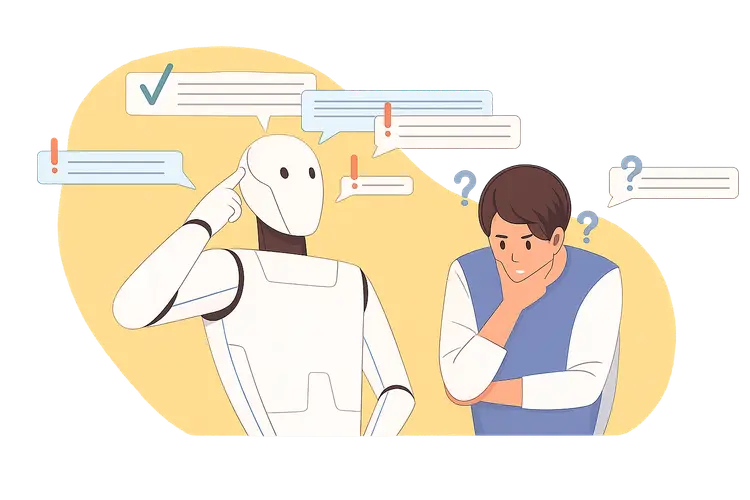
#> input picture frontend/.next/dev/cache/images/7q58CKzg7CNOY7ApJglathxj9_qNiTQ9TF8xDW1J9GE/14400.1782273585156.MlfGrf5TFdXEvrw17TzLQF3LCq52mcF9yDaaZwYTH5E.Vy8iMjNhODUwLTE5ZWY2ZWNiYzRhIg.webp, 750 x 500 px
$ python pipeline_comparacao.py --input ../frontend/.next/dev/cache/images/7q58CKzg7CNOY7ApJglathxj9_qNiTQ9TF8xDW1J9GE/14400.1782273585156.MlfGrf5TFdXEvrw17TzLQF3LCq52mcF9yDaaZwYTH5E.Vy8iMjNhODUwLTE5ZWY2ZWNiYzRhIg.webp
#> lines starting #> are read from the running program, lines starting #| are printed output that depends on the picture
### python/pipeline_ela.py
import argparse
import io
import json
from pathlib import Path

import numpy as np
import matplotlib.pyplot as plt

from PIL import Image, ImageChops, ImageEnhance
from matplotlib.patches import FancyBboxPatch

QUALIDADE_ELA  = 90
AMPLIFICACAO   = 10
TAMANHO_RESIZE = (224, 224)

LIMIAR_BRILHO_SUSPEITO = 4.5


def _carregar_imagem(caminho: str) -> Image.Image:
    """
    Abre a imagem e converte para RGB.
    """
    return Image.open(caminho).convert("RGB")


def _aplicar_resize(imagem: Image.Image) -> Image.Image:
    """
    Padroniza o tamanho da imagem.
    """
    return imagem.resize(
        TAMANHO_RESIZE,
        Image.LANCZOS
    )


def _aplicar_grayscale(imagem: Image.Image) -> Image.Image:
    """
    Converte para escala de cinza mantendo 3 canais.
    """
    return imagem.convert("L").convert("RGB")

def _calcular_ela(
    imagem: Image.Image
) -> tuple:
    """
    Recomprime a imagem em JPEG e calcula
    a diferença pixel a pixel.

    Regiões com diferenças maiores aparecem
    mais destacadas na imagem ELA.

    Retorna:
        ela_visivel  — diferença amplificada visualmente
        brilho_medio — média do brilho da diferença
    """

    buffer = io.BytesIO()

    imagem.save(
        buffer,
        format="JPEG",
        quality=QUALIDADE_ELA
    )

    buffer.seek(0)

    recomprimida = Image.open(
        buffer
    ).convert("RGB")

    diferenca = ImageChops.difference(
        imagem,
        recomprimida
    )

    brilho_medio = float(
        np.array(diferenca).mean()
    )

    ela_visivel = ImageEnhance.Brightness(
        diferenca
    ).enhance(
        AMPLIFICACAO
    )

    return (
        ela_visivel,
        round(brilho_medio, 2)
    )

def _calcular_veredito(
    brilho: float
) -> tuple:
    """
    O veredito é baseado somente no brilho médio do ELA.

    Brilho baixo:
        POSSIVELMENTE AUTÊNTICA

    Brilho intermediário:
        INCONCLUSIVA

    Brilho alto:
        POSSIVELMENTE MANIPULADA

    Retorna:
        veredito
        cor
        pontos
        detalhes
    """

    if brilho < 4.0:

        return (
            "POSSIVELMENTE\nAUTÊNTICA",
            "#2e7d32",
            0,
            []
        )

    elif brilho < 6.0:

        return (
            "INCONCLUSIVA",
            "#e65100",
            1,
            [f"ELA intermediário ({brilho})"]
        )

    else:

        return (
            "POSSIVELMENTE\nMANIPULADA",
            "#b71c1c",
            2,
            [f"ELA elevado ({brilho})"]
        )

def _gerar_figura(
    original,
    grayscale,
    ela,
    brilho,
    veredito,
    cor,
    nome
) -> plt.Figure:
    """
    Gera relatório visual com 4 painéis:

        original
        grayscale
        ELA
        veredito
    """

    fig = plt.figure(
        figsize=(4, 4)
    )

    fig.patch.set_facecolor(
        "#f5f5f5"
    )

    fig.suptitle(
        f"Análise ELA",
        fontsize=10,
        fontweight="bold",
        color="black"
    )

    ax1 = fig.add_subplot(
        2,
        2,
        1
    )

    ax1.imshow(
        original
    )

    ax1.set_title(
        "Original",
        fontsize=10,
        color="black"
    )

    ax1.axis("off")

    ax2 = fig.add_subplot(
        2,
        2,
        2
    )

    ax2.imshow(
        grayscale,
        cmap="gray"
    )

    ax2.set_title(
        "Grayscale",
        fontsize=10,
        color="black"
    )

    ax2.axis("off")

    ax3 = fig.add_subplot(
        2,
        2,
        3
    )

    ax3.imshow(
        ela
    )

    ax3.set_title(
        f"ELA\nbrilho: {brilho}",
        fontsize=10,
        color="black"
    )

    ax3.axis("off")

    ax4 = fig.add_subplot(
        2,
        2,
        4
    )

    ax4.set_facecolor(
        cor
    )

    ax4.set_xlim(
        0,
        1
    )

    ax4.set_ylim(
        0,
        1
    )

    ax4.add_patch(
        FancyBboxPatch(
            (0, 0),
            1,
            1,
            boxstyle="square,pad=0",
            facecolor=cor,
            transform=ax4.transAxes,
            zorder=0
        )
    )

    ax4.text(
        0.5,
        0.60,
        veredito,
        color="black",
        fontsize=11,
        fontweight="bold",
        ha="center",
        va="center",
        multialignment="center",
        zorder=1
    )

    ax4.text(
        0.5,
        0.25,
        f"Brilho ELA: {brilho}",
        color="black",
        fontsize=8,
        ha="center",
        va="center",
        zorder=1
    )

    ax4.text(
        0.5,
        0.12,
        "indicativo — não conclusivo",
        color="black",
        fontsize=7,
        ha="center",
        va="center",
        zorder=1
    )

    ax4.set_title(
        "Veredito",
        fontsize=10,
        color="black"
    )

    ax4.axis("off")

    plt.tight_layout(rect=(0, 0, 1, 0.96))

    return fig

def processar_ela(
    caminho: str
) -> dict:
    """
    Processa uma imagem somente com:

        - Resize
        - Grayscale
        - ELA
        - Brilho médio
        - Veredito

    Retorna um dicionário com os resultados.
    """

    nome = (
        caminho
        .split("/")[-1]
        .split("\\")[-1]
    )

    imagem = _carregar_imagem(
        caminho
    )

    imagem = _aplicar_resize(
        imagem
    )

    grayscale = _aplicar_grayscale(
        imagem
    )

    ela, brilho = _calcular_ela(
        imagem
    )

    veredito, cor, pontos, detalhes = (
        _calcular_veredito(
            brilho
        )
    )

    figura = _gerar_figura(
        imagem,
        grayscale,
        ela,
        brilho,
        veredito,
        cor,
        nome
    )

    return {
        "imagem_original": imagem,
        "imagem_ela": ela,
        "imagem_grayscale": grayscale,
        "brilho_medio": brilho,
        "veredito": veredito.replace(
            "\n",
            " "
        ),
        "cor_veredito": cor,
        "pontos": pontos,
        "detalhes": detalhes,
        "figura": figura
    }

# [29 lines left out: functions _salvar_figura, _executar_cli, not called in this run]


# [45 lines that do not run on import are left out]

### python/pipeline_gradiente.py
import argparse
import json
from pathlib import Path

import numpy as np
import matplotlib.pyplot as plt
from PIL import Image
from matplotlib.patches import FancyBboxPatch

TAMANHO_RESIZE = (224, 224)

# Limiares para o veredito
LIMIAR_PCA_SUSPEITO = 1.5
LIMIAR_MAGNITUDE_SUSPEITA = 30.0

def _carregar_imagem(caminho: str) -> Image.Image:
    """
    Abre a imagem e converte para RGB.
    """
    return Image.open(caminho).convert("RGB")


def _aplicar_resize(imagem: Image.Image) -> Image.Image:
    """
    Padroniza o tamanho da imagem.
    """
    return imagem.resize(TAMANHO_RESIZE, Image.LANCZOS)


def _aplicar_grayscale(imagem: Image.Image) -> Image.Image:
    """
    Converte para escala de cinza mantendo 3 canais.
    """
    return imagem.convert("L").convert("RGB")

def _calcular_luminancia(imagem: Image.Image) -> np.ndarray:

    arr = np.array(
        imagem,
        dtype=np.float32
    )

    return (
        0.2126 * arr[:, :, 0] +
        0.7152 * arr[:, :, 1] +
        0.0722 * arr[:, :, 2]
    )


def _calcular_gradientes(
    luminancia: np.ndarray
) -> tuple:

    gx = np.diff(
        luminancia,
        axis=1
    )

    gy = np.diff(
        luminancia,
        axis=0
    )

    gx = gx[:gx.shape[0] - 1, :]

    gy = gy[:, :gy.shape[1] - 1]

    return gx, gy


def _calcular_pca(
    gx: np.ndarray,
    gy: np.ndarray
) -> tuple:


    M = np.column_stack([
        gx.flatten(),
        gy.flatten()
    ])

    M = M - M.mean(axis=0)

    C = (
        M.T @ M
    ) / M.shape[0]

    autovalores = np.sort(
        np.linalg.eigvalsh(C)
    )[::-1]

    razao = (
        autovalores[0] /
        (autovalores[1] + 1e-10)
    )

    magnitude = float(
        np.sqrt(
            gx**2 + gy**2
        ).mean()
    )

    return (
        round(float(razao), 2),
        round(magnitude, 2)
    )


def _gerar_imagem_gradiente(
    gx: np.ndarray,
    gy: np.ndarray
) -> Image.Image:
    """
    Gera a imagem visual do campo de gradiente.
    """

    magnitude = np.sqrt(
        gx**2 + gy**2
    )

    # Evita divisão por zero
    if magnitude.max() == 0:
        magnitude_norm = np.zeros_like(
            magnitude,
            dtype=np.uint8
        )
    else:
        magnitude_norm = (
            magnitude /
            magnitude.max() *
            255
        ).astype(np.uint8)

    return Image.fromarray(
        magnitude_norm
    )

def _calcular_veredito(
    razao: float,
    magnitude: float
) -> tuple:
    """
    Combina somente as métricas do Gradiente:

        - Razão PCA
        - Magnitude média

    Cada critério suspeito soma 1 ponto.

    0 pontos:
        POSSIVELMENTE AUTÊNTICA

    1 ponto:
        INCONCLUSIVA

    2 pontos:
        POSSIVELMENTE MANIPULADA
    """

    pontos = 0
    detalhes = []

    # PCA
    if razao < LIMIAR_PCA_SUSPEITO:

        pontos += 1

        detalhes.append(
            f"PCA baixo ({razao})"
        )

    # Magnitude
    if magnitude > LIMIAR_MAGNITUDE_SUSPEITA:

        pontos += 1

        detalhes.append(
            f"magnitude alta ({magnitude})"
        )

    # Veredito
    if pontos == 0:

        return (
            "POSSIVELMENTE\nAUTÊNTICA",
            "#2e7d32",
            pontos,
            detalhes
        )

    elif pontos == 1:

        return (
            "INCONCLUSIVA",
            "#e65100",
            pontos,
            detalhes
        )

    else:

        return (
            "POSSIVELMENTE\nMANIPULADA",
            "#b71c1c",
            pontos,
            detalhes
        )

def _gerar_figura(
    original,
    grayscale,
    gradiente,
    razao,
    magnitude,
    veredito,
    cor,
    nome
) -> plt.Figure:
    """
    Relatório visual com 4 painéis:

        original
        grayscale
        gradiente
        veredito
    """

    fig = plt.figure(
        figsize=(6, 6)
    )

    fig.patch.set_facecolor(
        "#f5f5f5"
    )

    fig.suptitle(
        f"Análise Gradiente",
        fontsize=13,
        fontweight="bold",
        color="black"
    )

    ax1 = fig.add_subplot(
        2,
        2,
        1
    )

    ax1.imshow(
        original
    )

    ax1.set_title(
        "Original",
        fontsize=10,
        color="black"
    )

    ax1.axis("off")

    ax2 = fig.add_subplot(
        2,
        2,
        2
    )

    ax2.imshow(
        grayscale,
        cmap="gray"
    )

    ax2.set_title(
        "Grayscale",
        fontsize=10,
        color="black"
    )

    ax2.axis("off")

    ax3 = fig.add_subplot(
        2,
        2,
        3
    )

    ax3.imshow(
        gradiente,
        cmap="inferno"
    )

    ax3.set_title(
        f"Gradiente\n"
        f"PCA: {razao} | mag: {magnitude}",
        fontsize=10,
        color="black"
    )

    ax3.axis("off")

    ax4 = fig.add_subplot(
        2,
        2,
        4
    )

    ax4.set_facecolor(
        cor
    )

    ax4.set_xlim(
        0,
        1
    )

    ax4.set_ylim(
        0,
        1
    )

    ax4.add_patch(
        FancyBboxPatch(
            (0, 0),
            1,
            1,
            boxstyle="square,pad=0",
            facecolor=cor,
            transform=ax4.transAxes,
            zorder=0
        )
    )

    ax4.text(
        0.5,
        0.60,
        veredito,
        color="black",
        fontsize=11,
        fontweight="bold",
        ha="center",
        va="center",
        multialignment="center",
        zorder=1
    )

    ax4.text(
        0.5,
        0.20,
        (
            f"PCA: {razao}\n"
            f"Magnitude: {magnitude}\n\n"
            "indicativo — não conclusivo"
        ),
        color="black",
        fontsize=8,
        ha="center",
        va="center",
        zorder=1
    )

    ax4.set_title(
        "Veredito",
        fontsize=10,
        color="black"
    )

    ax4.axis("off")

    plt.tight_layout(rect=(0, 0, 1, 0.96))

    return fig

def processar_gradiente(
    caminho: str
) -> dict:
    """
    Processa uma imagem somente com:

        - Gradiente
        - PCA
        - Magnitude média
        - Veredito

    Retorna um dicionário com os resultados.
    """

    nome = (
        caminho
        .split("/")[-1]
        .split("\\")[-1]
    )

    # Carregamento
    imagem = _carregar_imagem(
        caminho
    )

    # Resize
    imagem = _aplicar_resize(
        imagem
    )

    # Grayscale
    grayscale = _aplicar_grayscale(
        imagem
    )

    # Luminância
    luminancia = _calcular_luminancia(
        imagem
    )

    # Gradientes
    gx, gy = _calcular_gradientes(
        luminancia
    )

    # PCA + magnitude
    razao, magnitude = _calcular_pca(
        gx,
        gy
    )

    # Imagem do gradiente
    gradiente_img = _gerar_imagem_gradiente(
        gx,
        gy
    )

    # Veredito
    veredito, cor, pontos, detalhes = (
        _calcular_veredito(
            razao,
            magnitude
        )
    )

    # Figura
    figura = _gerar_figura(
        imagem,
        grayscale,
        gradiente_img,
        razao,
        magnitude,
        veredito,
        cor,
        nome
    )

    return {
        "imagem_original": imagem,
        "imagem_gradiente": gradiente_img,
        "imagem_grayscale": grayscale,
        "razao_pca": razao,
        "magnitude_media": magnitude,
        "veredito": veredito.replace(
            "\n",
            " "
        ),
        "cor_veredito": cor,
        "pontos": pontos,
        "detalhes": detalhes,
        "figura": figura
    }

# [31 lines left out: functions _salvar_figura, _executar_cli, not called in this run]


# [50 lines that do not run on import are left out]

### python/pipeline_comparacao.py
import argparse
import json
from pathlib import Path

import matplotlib.pyplot as plt
from matplotlib.gridspec import GridSpec
from matplotlib.patches import FancyBboxPatch

from pipeline_ela import processar_ela
from pipeline_gradiente import processar_gradiente


def processar_comparacao(
    caminho: str
) -> dict:


    nome = (
        caminho
        .split("/")[-1]
        .split("\\")[-1]
    )

    ela = processar_ela(
        caminho
    )

    gradiente = processar_gradiente(
        caminho
    )

    # Fecha as figuras individuais
    # para mostrar somente a comparação final.
    plt.close("all")

    fig = plt.figure(
        figsize=(16, 10)
    )

    fig.patch.set_facecolor(
        "#f5f5f5"
    )

    fig.suptitle(
        f"Comparação ELA × Gradiente",
        fontsize=20,
        fontweight="bold",
        color="black"
    )

    grid = GridSpec(
        2,
        3,
        figure=fig,
        width_ratios=[1.35, 1.35, 0.9],
        hspace=0.26,
        wspace=0.08
    )

    ax1 = fig.add_subplot(
        grid[0, 0]
    )

    ax1.imshow(
        ela["imagem_original"]
    )

    ax1.set_title(
        "Original",
        fontsize=10,
        color="black"
    )

    ax1.axis("off")

    ax2 = fig.add_subplot(
        grid[0, 1]
    )

    ax2.imshow(
        ela["imagem_ela"]
    )

    ax2.set_title(
        f"ELA\n"
        f"brilho: {ela['brilho_medio']}",
        fontsize=10,
        color="black"
    )

    ax2.axis("off")

    ax3 = fig.add_subplot(
        grid[0, 2]
    )

    ax3.set_facecolor(
        ela["cor_veredito"]
    )

    ax3.set_xlim(
        0,
        1
    )

    ax3.set_ylim(
        0,
        1
    )

    ax3.add_patch(
        FancyBboxPatch(
            (0, 0),
            1,
            1,
            boxstyle="square,pad=0",
            facecolor=ela["cor_veredito"],
            transform=ax3.transAxes,
            zorder=0
        )
    )

    ax3.text(
        0.5,
        0.55,
        ela["veredito"],
        color="black",
        fontsize=10,
        fontweight="bold",
        ha="center",
        va="center",
        multialignment="center",
        zorder=1
    )

    ax3.text(
        0.5,
        0.20,
        f"Brilho ELA: "
        f"{ela['brilho_medio']}",
        color="black",
        fontsize=8,
        ha="center",
        va="center",
        zorder=1
    )

    ax3.set_title(
        "Veredito ELA",
        fontsize=10,
        color="black"
    )

    ax3.axis("off")

    ax4 = fig.add_subplot(
        grid[1, 0]
    )

    ax4.imshow(
        gradiente["imagem_gradiente"],
        cmap="inferno"
    )

    ax4.set_title(
        f"Gradiente\n"
        f"PCA: {gradiente['razao_pca']}\n"
        f"Mag.: {gradiente['magnitude_media']}",
        fontsize=10,
        color="black"
    )

    ax4.axis("off")

    ax5 = fig.add_subplot(
        grid[1, 1]
    )

    ax5.set_facecolor(
        gradiente["cor_veredito"]
    )

    ax5.set_xlim(
        0,
        1
    )

    ax5.set_ylim(
        0,
        1
    )

    ax5.add_patch(
        FancyBboxPatch(
            (0, 0),
            1,
            1,
            boxstyle="square,pad=0",
            facecolor=gradiente["cor_veredito"],
            transform=ax5.transAxes,
            zorder=0
        )
    )

    ax5.text(
        0.5,
        0.55,
        gradiente["veredito"],
        color="black",
        fontsize=10,
        fontweight="bold",
        ha="center",
        va="center",
        multialignment="center",
        zorder=1
    )

    ax5.text(
        0.5,
        0.20,
        (
            f"PCA: {gradiente['razao_pca']}\n"
            f"Mag.: {gradiente['magnitude_media']}"
        ),
        color="black",
        fontsize=8,
        ha="center",
        va="center",
        zorder=1
    )

    ax5.set_title(
        "Veredito Gradiente",
        fontsize=10,
        color="black"
    )

    ax5.axis("off")

    votos_manipulada = sum([
        "MANIPULADA" in ela["veredito"],
        "MANIPULADA" in gradiente["veredito"]
    ])

    votos_autentica = sum([
        "AUTÊNTICA" in ela["veredito"],
        "AUTÊNTICA" in gradiente["veredito"]
    ])

    if votos_manipulada == 2:

        consenso = (
            "AMBOS INDICAM\n"
            "MANIPULAÇÃO"
        )

        cor_c = "#b71c1c"

    elif votos_autentica == 2:

        consenso = (
            "AMBOS INDICAM\n"
            "AUTENTICIDADE"
        )

        cor_c = "#2e7d32"

    else:

        consenso = (
            "MÉTODOS\n"
            "DIVERGEM"
        )

        cor_c = "#1565c0"

    ax6 = fig.add_subplot(
        grid[1, 2]
    )

    ax6.set_facecolor(
        cor_c
    )

    ax6.set_xlim(
        0,
        1
    )

    ax6.set_ylim(
        0,
        1
    )

    ax6.add_patch(
        FancyBboxPatch(
            (0, 0),
            1,
            1,
            boxstyle="square,pad=0",
            facecolor=cor_c,
            transform=ax6.transAxes,
            zorder=0
        )
    )

    ax6.text(
        0.5,
        0.55,
        consenso,
        color="black",
        fontsize=10,
        fontweight="bold",
        ha="center",
        va="center",
        multialignment="center",
        zorder=1
    )

    ax6.text(
        0.5,
        0.20,
        "consenso",
        color="black",
        fontsize=8,
        ha="center",
        va="center",
        zorder=1
    )

    ax6.set_title(
        "Consenso",
        fontsize=10,
        color="black"
    )

    ax6.axis("off")

    plt.tight_layout(rect=(0, 0, 1, 0.96))

    return {
        "ela": ela,
        "gradiente": gradiente,
        "figura": fig
    }

# [41 lines left out: functions _obter_consenso, _salvar_figura, _executar_cli, not called in this run]


if __name__ == "__main__":
    parser = argparse.ArgumentParser(description="Pipeline Comparacao do VeriScan")
    parser.add_argument("--input", help="Caminho da imagem a ser analisada")
    parser.add_argument("--output-dir", help="Pasta para salvar o resultado")
    args = parser.parse_args()

    if args.input and args.output_dir:
        print(json.dumps(_executar_cli(args.input, args.output_dir), ensure_ascii=True))
    else:

        import tkinter as tk
        from tkinter import filedialog

        root = tk.Tk()
        root.withdraw()

        caminho = filedialog.askopenfilename(
            title="Escolha uma imagem para comparar",
            filetypes=[
                (
                    "Imagens",
                    "*.jpg *.jpeg *.png *.bmp *.webp"
                )
            ]
        )
#> the answer given: ../frontend/.next/dev/cache/images/7q58CKzg7CNOY7ApJglathxj9_qNiTQ9TF8xDW1J9GE/14400.1782273585156.MlfGrf5TFdXEvrw17TzLQF3LCq52mcF9yDaaZwYTH5E.Vy8iMjNhODUwLTE5ZWY2ZWNiYzRhIg.webp

        root.destroy()

        if caminho:

            resultado = processar_comparacao(
                caminho
            )
#> in _carregar_imagem, `return Image.open(caminho).convert("RGB")`:
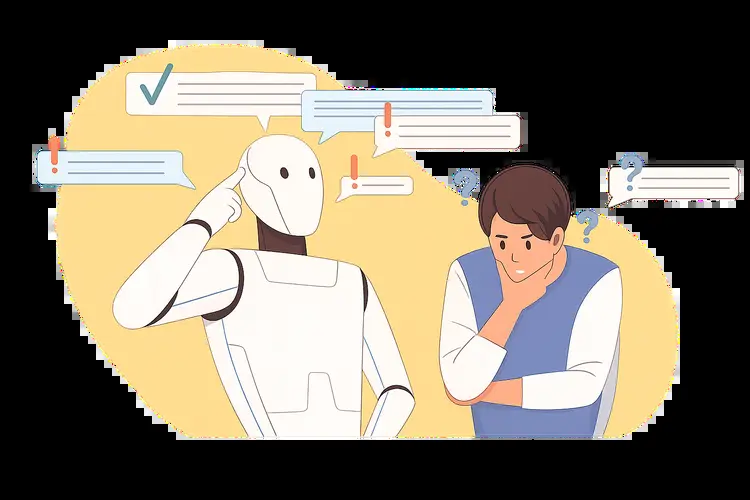
#> returned value: PIL image 750x500 RGB; mean R, G, B 126, 117.6, 102.1
#> in _aplicar_grayscale, `return imagem.convert("L").convert("RGB")`:
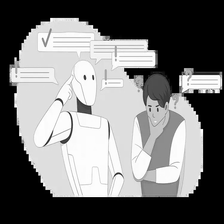
#> returned value: PIL image 224x224 RGB; min 0, max 255, mean 118.4
#> in _calcular_ela, `recomprimida = Image.open( buffer ).convert("RGB")`:
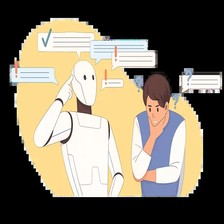
#> recomprimida: PIL image 224x224 RGB; mean R, G, B 125.7, 117.8, 102.3
#> in _calcular_ela, `diferenca = ImageChops.difference( imagem, recomprimida )`:
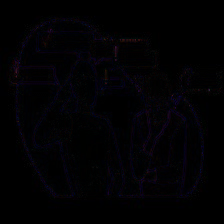
#> diferenca: PIL image 224x224 RGB; mean R, G, B 1.9, 1.4, 3.2
#> in _calcular_ela, `brilho_medio = float( np.array(diferenca).mean() )`: brilho_medio = 2.14
#> in _calcular_ela, `ela_visivel = ImageEnhance.Brightness( diferenca ).enhance( AMPLIFICAC..`:
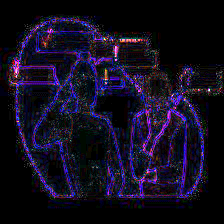
#> ela_visivel: PIL image 224x224 RGB; mean R, G, B 18.3, 13.5, 31.2
#> in processar_ela, `veredito, cor, pontos, detalhes = ( _calcular_veredito( brilho ) )`: cor = '#2e7d32'; pontos = 0; detalhes = []
#> in processar_comparacao, `ela = processar_ela( caminho )`: ela = 9 items
#> in _calcular_gradientes, `gx = np.diff( luminancia, axis=1 )`:
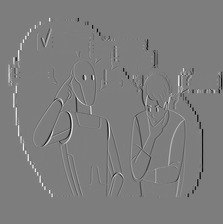
#> gx: shape (224, 223) float32; min -222, max 227.3, mean 0; drawn with min black and max white
#> in _calcular_gradientes, `gy = np.diff( luminancia, axis=0 )`:
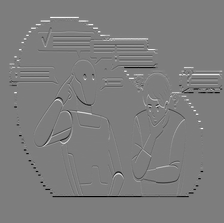
#> gy: shape (223, 224) float32; min -219.6, max 225.6, mean 0; drawn with min black and max white
#> (the rest of the program and of its run is left out)
